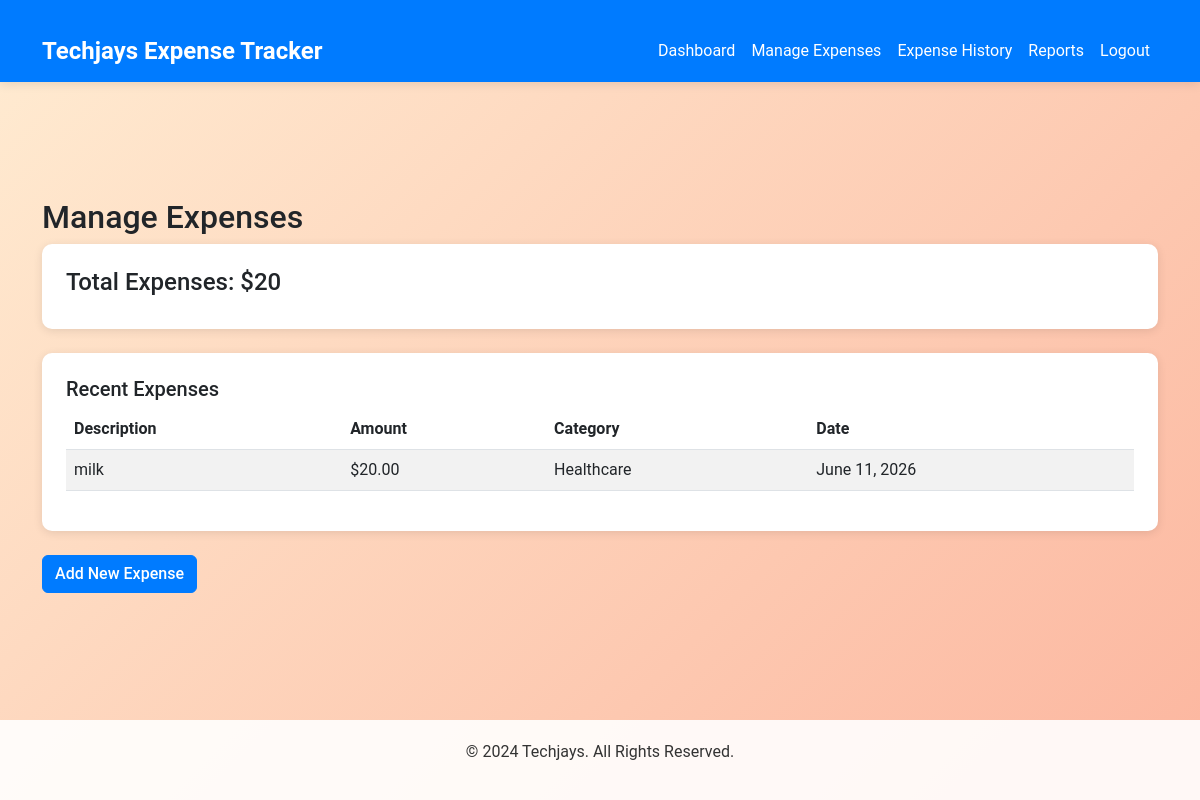
Page /dashboard/ (signed in) on the committed database.
### expenses/models.py (models this page shows, shortened)
class Expense(models.Model):
    CATEGORY_CHOICES = [
        ('Food', 'Food'),
        ('Transportation', 'Transportation'),
        ('Entertainment', 'Entertainment'),
        ('Healthcare', 'Healthcare'),
        ('Shopping', 'Shopping'),
        ('Other', 'Other'),
    ]
    user = models.ForeignKey(User, on_delete=models.CASCADE)
    description = models.CharField(max_length=255)
    amount = models.DecimalField(max_digits=10, decimal_places=2)
    date = models.DateField(default=timezone.now)
    category = models.CharField(max_length=50, choices=CATEGORY_CHOICES)
    class Meta:
        ordering = ['-date']

### expenses/views.py (the view)
# urls.py: path('dashboard/', views.dashboard, name='dashboard'),
@login_required
def dashboard(request):
    current_month = timezone.now().strftime("%B %Y")
    current_month_expenses = Expense.objects.filter(user=request.user, date__month=timezone.now().month, date__year=timezone.now().year)
    total_expenses = current_month_expenses.aggregate(total=Sum('amount'))['total'] or 0
    recent_expenses = current_month_expenses.order_by('-date')[:5]
    context = {
        'current_month': current_month,
        'total_expenses': total_expenses,
        'recent_expenses': recent_expenses,
        'show_navbar': True
    }
    return render(request, 'dashboard.html', context)

### expenses/templates/dashboard.html (shortened to what this page needs)
{% extends 'base.html' %}
{% load static %}
        {% block content %}
        <section id="manage-expenses" class="my-5">
            <h2>Manage Expenses</h2>
            <div class="card mb-4">
                <div class="card-body">
                    <h4>Total Expenses: ${{ total_expenses|default:"0.00" }}</h4>
                </div>
            </div>
            <div class="card mb-4">
                <div class="card-body">
                    <h5>Recent Expenses</h5>
                    {% if recent_expenses %}
                    <table class="table table-striped">
                        <thead>
                            <tr>
                                <th>Description</th>
                                <th>Amount</th>
                                <th>Category</th>
                                <th>Date</th>
                            </tr>
                        </thead>
                        <tbody>
                            {% for expense in recent_expenses %}
                                <tr>
                                    <td>{{ expense.description }}</td>
                                    <td>${{ expense.amount }}</td>
                                    <td>{{ expense.category }}</td>
                                    <td>{{ expense.date }}</td>
                                </tr>
                            {% endfor %}
                        </tbody>
                    </table>
                    {% else %}
                        <p>No recent expenses found.</p>
                    {% endif %}
                </div>
            </div>
            <a href="{% url 'add_expense' %}" class="btn btn-primary">Add New Expense</a>
        </section>
        {% endblock %}

### static/css/styles.css (style rules this page uses)
body { font-family: 'Roboto', sans-serif; background-color: #f8f9fa; }
.card { border-radius: 10px; box-shadow: 0 2px 10px rgba(0, 0, 0, 0.1); border: none; margin-bottom: 20px; }
.btn-primary { background-color: #007bff; border-color: #007bff; font-weight: 500; transition: background-color 0.3s ease, border-color 0.3s ease; }
.card-body { padding: 1.5rem; }
h5, h6 { font-weight: 500; }

### expenses/templates/base.html (style rules this page uses)
body { font-family: 'Roboto', sans-serif; background: linear-gradient(135deg, #ffecd2, #fcb69f); margin: 0; padding: 0; height: 100vh; display: flex; flex-direction: column; }

### rows in the picture
Expense: description "milk", amount "20.00", category "Healthcare", date "June 11, 2026"

### other values in the picture
{{ total_expenses|default:"0.00" }} "20"
